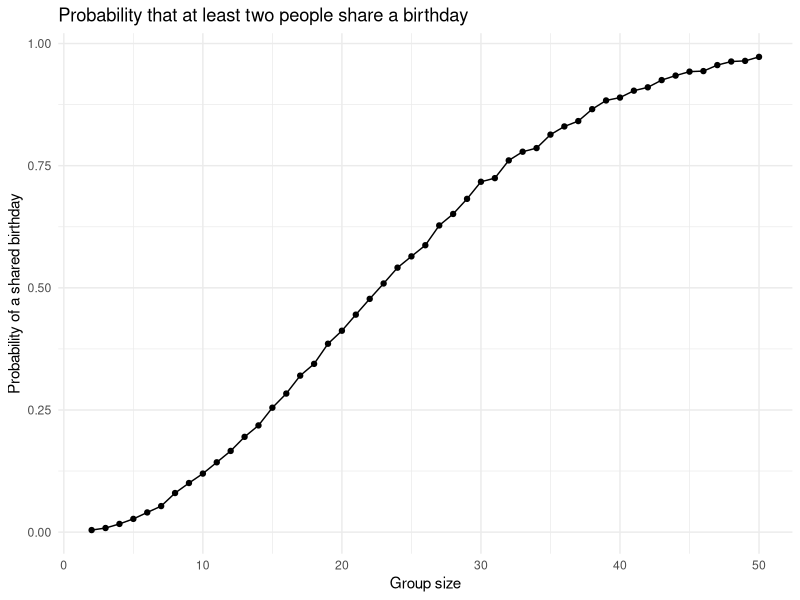

R code for this plot: (Note: this script raises an error after producing the figure.)
## ---- chunk 1
library(tidyverse)

knitr::opts_chunk$set(
  fig.width = 6,
  fig.asp = .6,
  out.width = "90%"
)

theme_set(theme_minimal() + theme(legend.position = "bottom"))

options(
  ggplot2.continuous.colour = "viridis",
  ggplot2.continuous.fill = "viridis"
)

scale_colour_discrete = scale_colour_viridis_d
scale_fill_discrete = scale_fill_viridis_d
## ---- chunk 2
set.seed(1236)
## ---- chunk 3
birthday_repeated = function(n_room) {

  birthdays = sample(1:365, size = n_room, replace = TRUE)

  repeated_bday = length(unique(birthdays)) < n_room

  repeated_bday

}
## ---- chunk 4
birthday_repeated(10)
## ---- chunk 5
birthday_results_df =
  expand_grid(
    number_of_people = 2:50,
    iter = 1:10000
  ) |>
  mutate(
    repeated = map_lgl(number_of_people, birthday_repeated)
  ) |>
  group_by(number_of_people) |>
  summarize(prob_of_repeat = mean(repeated))
## ---- chunk 6
birthday_results_df |>
  ggplot(aes(x = number_of_people, y = prob_of_repeat)) +
  geom_point() +
  geom_line() +
  labs(
    title = "Probability that at least two people share a birthday",
    x = "Group size",
    y = "Probability of a shared birthday"
  )
## ---- chunk 7
first_over_half =
  birthday_results_df |>
  filter(prob_of_repeat > 0.5) |>
  pull(number_of_people) |>
  min()

prob_23 =
  birthday_results_df |>
  filter(number_of_people == 23) |>
  pull(prob_of_repeat)

prob_50 =
  birthday_results_df |>
  filter(number_of_people == 50) |>
  pull(prob_of_repeat)
## ---- chunk 8
study_df = 
  tibble(
    files = list.files("data/"),
    path = str_c("data/", files)
  ) |> 
  mutate(data = map(path, read_csv, show_col_types = FALSE)) |> 
  unnest(data) |> 
  mutate(files = str_remove(files, ".csv")) |> 
  separate(files, into = c("arm", "subject_id"), sep = "_") |> 
  mutate(
    arm = case_when(
      arm == "con" ~ "control", 
      arm == "exp" ~ "experimental"
    )
  ) |> 
  pivot_longer(
    week_1:week_8,
    names_to = "week",
    names_prefix = "week_",
    values_to = "observation"
  ) |> 
  mutate(week = as.numeric(week)) |> 
  select(arm, subject_id, week, observation)

study_df
## ---- chunk 9
study_df |>
  ggplot(aes(x = week, y = observation, 
             group = str_c(arm, subject_id), color = arm)) +
  geom_line() +
  geom_point(alpha = .5) +
  scale_color_viridis_d(end = 0.9) +
  labs(
    title = "Observations on each subject over time",
    x = "Week",
    y = "Observation",
    color = "Arm"
  )

arm_means_df = 
  study_df |> 
  filter(week %in% c(1, 8)) |> 
  group_by(arm, week) |> 
  summarize(mean_obs = mean(observation), .groups = "drop")

con_wk1 = arm_means_df |> 
  filter(arm == "control", week == 1) |>
  pull(mean_obs)

con_wk8 = arm_means_df |> 
  filter(arm == "control", week == 8) |> 
  pull(mean_obs)

exp_wk1 = arm_means_df |> 
  filter(arm == "experimental", week == 1) |> 
  pull(mean_obs)

exp_wk8 = arm_means_df |> 
  filter(arm == "experimental", week == 8) |> 
  pull(mean_obs)
## ---- chunk 10
sim_t_test = function(mu, n = 30, sigma = 5) {

  sim_data =
    tibble(
      x = rnorm(n, mean = mu, sd = sigma)
    )

  t.test(sim_data |> pull(x), mu = 0, conf.level = 0.95) |>
    broom::tidy() |>
    select(mu_hat = estimate, p_value = p.value)

}
## ---- chunk 11
sim_t_test(mu = 0)
## ---- chunk 12
sim_results_df =
  expand_grid(
    true_mu = 0:6,
    iter = 1:5000
  ) |>
  mutate(
    est_df = map(true_mu, sim_t_test)
  ) |>
  unnest(est_df) |>
  mutate(rejected = p_value < 0.05)
## ---- chunk 13
power_df =
  sim_results_df |>
  group_by(true_mu) |>
  summarize(power = mean(rejected))

power_df |>
  ggplot(aes(x = true_mu, y = power)) +
  geom_point() +
  geom_line() +
  labs(
    title = "Power of the one-sample t-test by true mean",
    x = "True value of mu",
    y = "Proportion of times the null was rejected"
  )
## ---- chunk 14
all_est_df = 
  sim_results_df |> 
  group_by(true_mu) |> 
  summarize(avg_mu_hat = mean(mu_hat)) |> 
  mutate(samples = "All samples")

rejected_est_df = 
  sim_results_df |> 
  filter(rejected) |> 
  group_by(true_mu) |> 
  summarize(avg_mu_hat = mean(mu_hat)) |> 
  mutate(samples = "Only samples where null was rejected")

avg_est_df = 
  bind_rows(all_est_df, rejected_est_df)

avg_est_df |> 
  ggplot(aes(x = true_mu, y = avg_mu_hat, color = samples)) + 
  geom_point() + 
  geom_line() + 
  labs(
    title = "Average estimate of mu by true value of mu",
    x = "True value of mu",
    y = "Average estimate of mu",
    color = ""
  )
